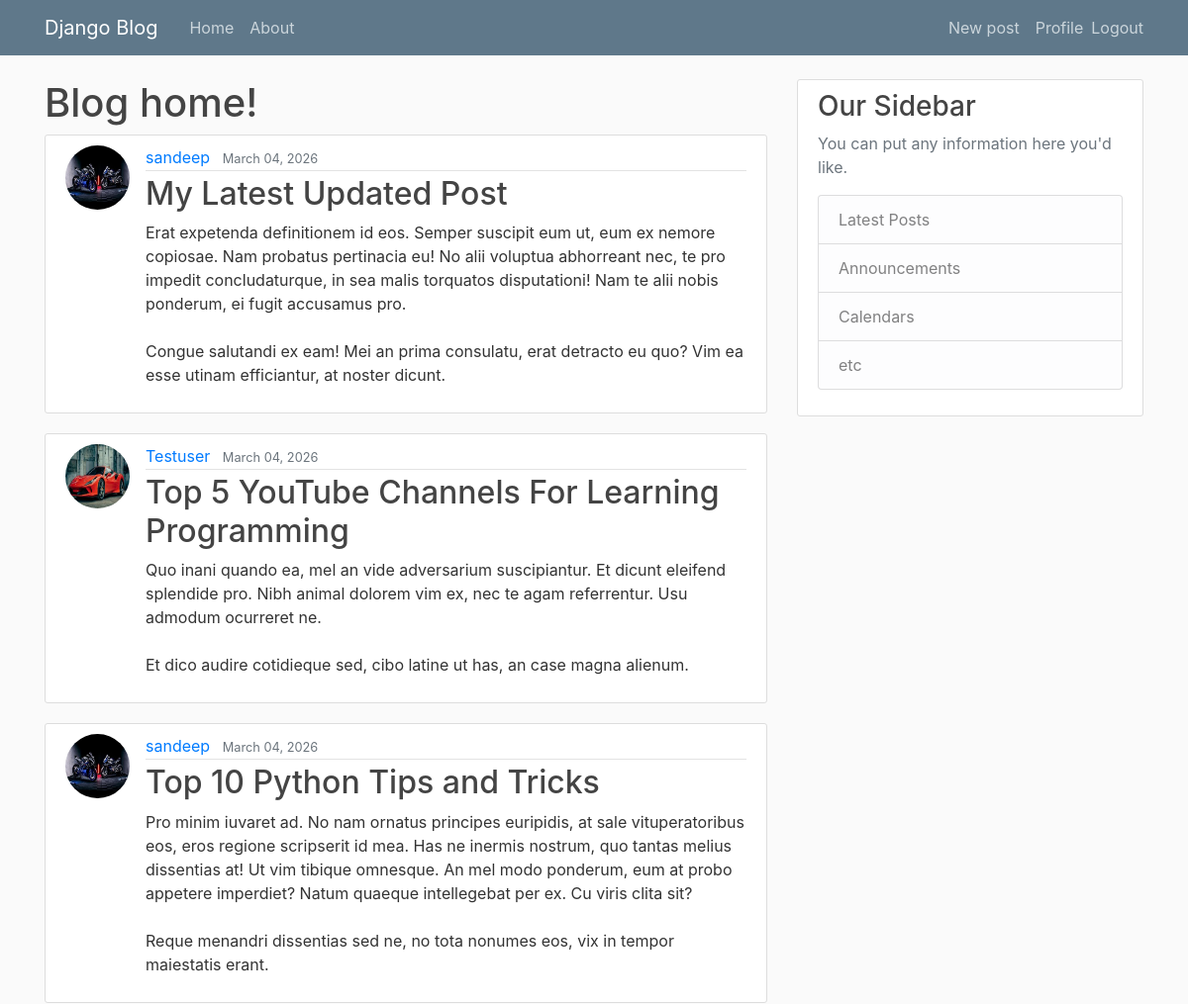
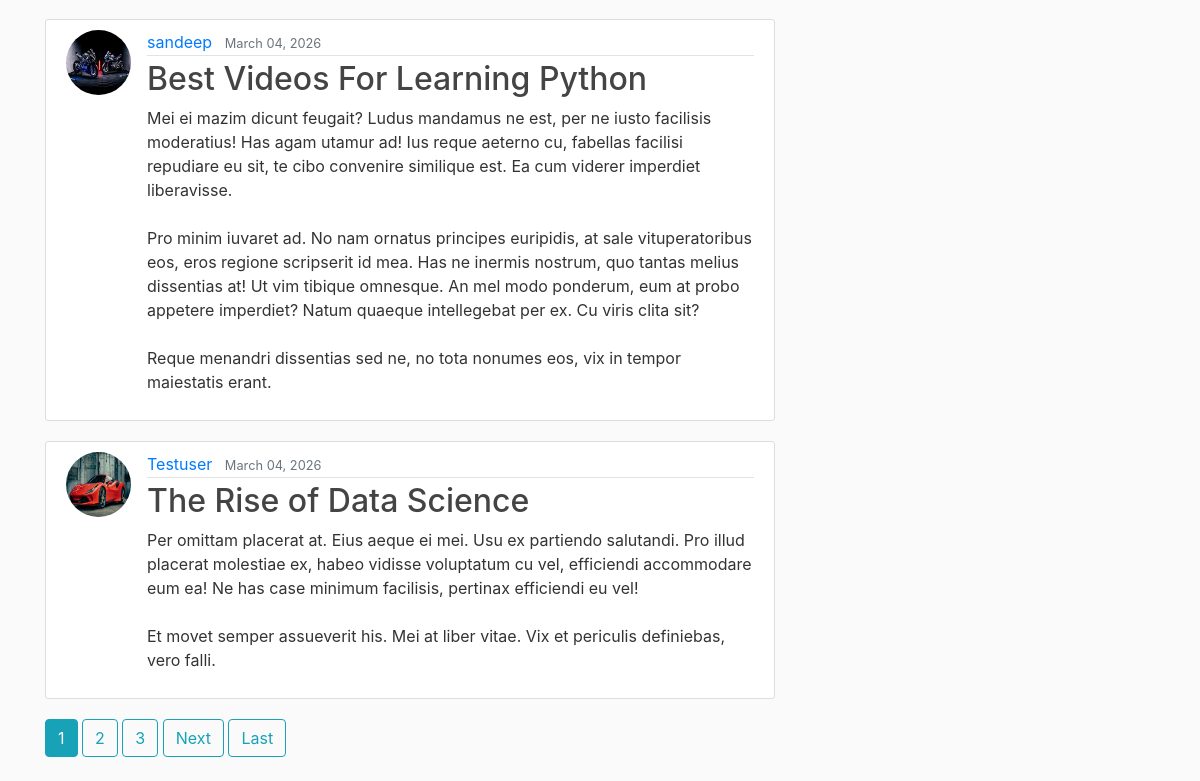
The app's page / (signed in) with its own data (2 pictures, top to bottom).
### blog/models.py (models this page shows, shortened)
class Post(models.Model):
    title = models.CharField(max_length=100)
    content = models.TextField()
    date_posted = models.DateTimeField(default=timezone.now)#we do not put parenthesis at the end of the now as we donot want to carry out that function at that moment
    author = models.ForeignKey(User,on_delete=models.CASCADE)

### users/models.py (models this page shows, shortened)
class Profile(models.Model):
    user = models.OneToOneField(User, on_delete=models.CASCADE)
    image = models.ImageField(default='default.jpg', upload_to='profile_pics')

### blog/views.py (the view)
# urls.py: path('', PostListView.as_view() , name = 'blog-home'),
class PostListView(ListView):
     model = Post
     template_name = 'blog/home.html'  # <app>/<model>_<viewtype>.html
     context_object_name = 'posts'
     ordering = ['-date_posted']
     paginate_by = 5

### blog/templates/blog/home.html (shortened to what this page needs)
{% extends "blog/base.html" %}
{% block content %}
    <h1>Blog home!</h1>
    {% for post in posts %}
       <article class="media content-section">
        <img class="rounded-circle article-img" src="{{ post.author.profile.image.url }}" alt="">
            <div class="media-body">
                <div class="article-metadata">
                <a class="mr-2" href="{% url 'user-posts' post.author.username %}">{{ post.author }}</a>
                <small class="text-muted">{{ post.date_posted|date:"F d, Y"}}</small>
                </div>
                <h2><a class="article-title" href="{% url 'post-detail' post.id %}">{{ post.title }}</a></h2>
                <p class="article-content">{{ post.content }}</p>
            </div>
</article>
    {% endfor %}
    {% if is_paginated %}
        {% for num in page_obj.paginator.page_range %}
            {% if page_obj.number == num %}
               <a class="btn btn-info mb-4"href="?page={{ num }}">{{ num }}</a>
            {% elif num > page_obj.number|add:'-3' and num < page_obj.number|add:'3' %}
               <a class="btn btn-outline-info mb-4"href="?page={{ num }}">{{ num }}</a>
            {% endif %}
        {% endfor %}
        {% if page_obj.has_next %}
            <a class="btn btn-outline-info mb-4"href="?page={{ page_obj.next_page_number }}">Next</a>
            <a class="btn btn-outline-info mb-4"href="?page={{ page_obj.paginator.num_pages }}">Last</a>
        {% endif %}
    {% endif %}
{% endblock content %}

### blog/static/blog/main.css (style rules this page uses)
body { background: #fafafa; color: #333333; margin-top: 5rem; }
h1, h2, h3, h4, h5, h6 { color: #444444; }
.content-section { background: #ffffff; padding: 10px 20px; border: 1px solid #dddddd; border-radius: 3px; margin-bottom: 20px; }
.article-title { color: #444444; }
.article-content { white-space: pre-line; }
.article-img { height: 65px; width: 65px; margin-right: 16px; }
.article-metadata { padding-bottom: 1px; margin-bottom: 4px; border-bottom: 1px solid #e3e3e3 }

### records on screen
Post: author.profile.image (placeholder picture), author "sandeep", date_posted "March 04, 2026", title "My Latest Updated Post", content "Erat expetenda definitionem id eos. Semper suscipit eum ut, eum ex nemore copiosae. Nam probatus pertinacia eu! No alii voluptua abhorreant nec, te pro impedit concludaturque, in sea malis torquatos disputationi! Nam te alii nobis ponderum, ei fugit accusamus pro. Congue salutandi ex eam! Mei an prima consulatu, erat detracto eu quo? Vim ea esse utinam efficiantur, at noster dicunt."
Post: author.profile.image (picture), author "Testuser", date_posted "March 04, 2026", title "Top 5 YouTube Channels For Learning Programming", content "Quo inani quando ea, mel an vide adversarium suscipiantur. Et dicunt eleifend splendide pro. Nibh animal dolorem vim ex, nec te agam referrentur. Usu admodum ocurreret ne. Et dico audire cotidieque sed, cibo latine ut has, an case magna alienum."
Post: author.profile.image (placeholder picture), author "sandeep", date_posted "March 04, 2026", title "Top 10 Python Tips and Tricks", content "Pro minim iuvaret ad. No nam ornatus principes euripidis, at sale vituperatoribus eos, eros regione scripserit id mea. Has ne inermis nostrum, quo tantas melius dissentias at! Ut vim tibique omnesque. An mel modo ponderum, eum at probo appetere imperdiet? Natum quaeque intellegebat per ex. Cu viris clita sit? Reque menandri dissentias sed ne, no tota nonumes eos, vix in tempor maiestatis erant."
Post: author.profile.image (placeholder picture), author "sandeep", date_posted "March 04, 2026", title "Best Videos For Learning Python", content "Mei ei mazim dicunt feugait? Ludus mandamus ne est, per ne iusto facilisis moderatius! Has agam utamur ad! Ius reque aeterno cu, fabellas facilisi repudiare eu sit, te cibo convenire similique est. Ea cum viderer imperdiet liberavisse. Pro minim iuvaret ad. No nam ornatus principes euripidis, at sale vituperatoribus eos, eros regione scripserit id mea. Has ne inermis nostrum, quo tantas melius dissentias at! Ut vim tibique omnesque. An mel modo ponderum, eum at probo appetere imperdiet? Natum quaeque intellegebat per ex. Cu viris clita sit? Reque menandri dissentias sed ne, no tota nonumes eos, vix in tempor maiestatis erant."
Post: author.profile.image (picture), author "Testuser", date_posted "March 04, 2026", title "The Rise of Data Science", content "Per omittam placerat at. Eius aeque ei mei. Usu ex partiendo salutandi. Pro illud placerat molestiae ex, habeo vidisse voluptatum cu vel, efficiendi accommodare eum ea! Ne has case minimum facilisis, pertinax efficiendi eu vel! Et movet semper assueverit his. Mei at liber vitae. Vix et periculis definiebas, vero falli."

### other values on screen
{{ num }} "1"
{{ num }} "2" "3"
